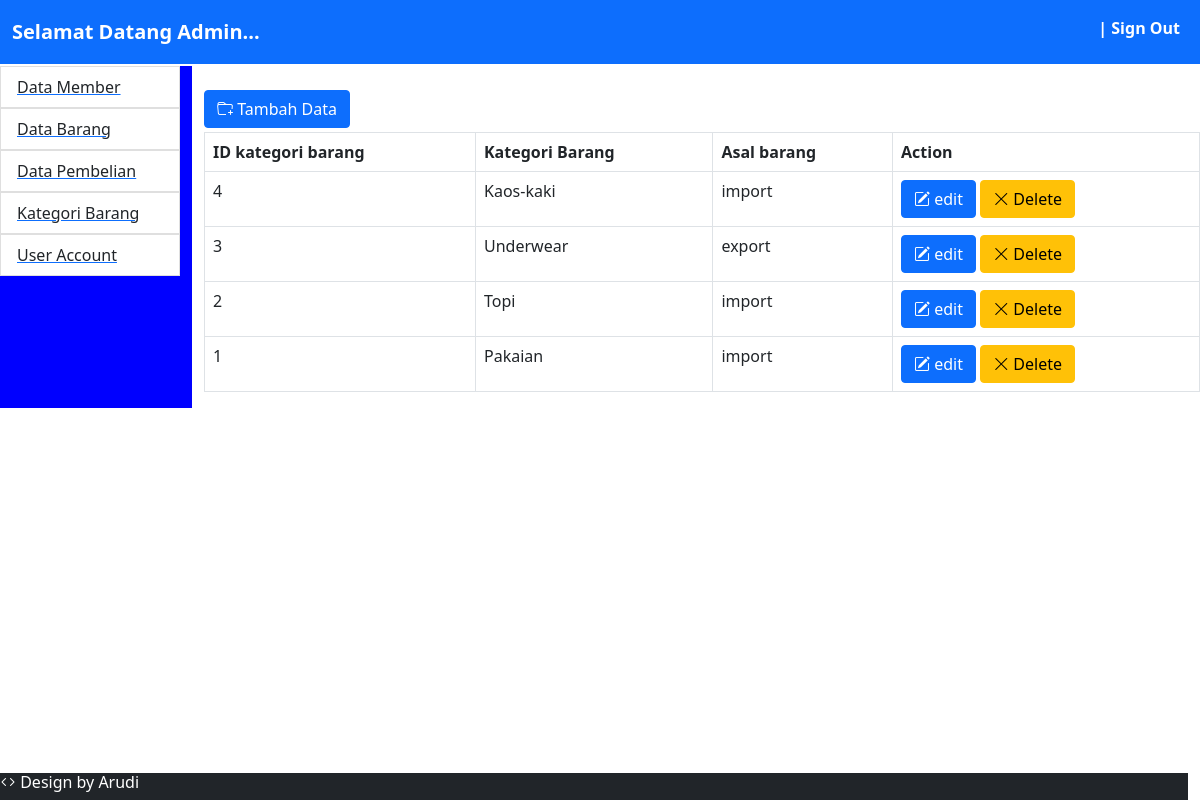
The page /admin/home.php?modul=mod_kt_barang on the database its author committed.
### tables this page shows
CREATE TABLE `tb_submenu` (
  `id_menu` int(100) NOT NULL,
  `nama_submenu` varchar(100) NOT NULL,
  `folder_submenu` varchar(100) NOT NULL,
  `is_active` tinyint(100) NOT NULL
);

CREATE TABLE `tb_kt_barang` (
  `id_kt_barang` int(100) NOT NULL,
  `kategori_barang` varchar(100) NOT NULL,
  `made_from` varchar(50) NOT NULL
);

### admin/mod_kt_barang/index.php (the view, shortened to what this page needs)
<?php
include_once ('menuCtrl.php');
if(!isset($_GET['act'])){
?>
<a href="?modul=mod_kt_barang&act=add" class="btn btn-primary btn-xs mb-1"> <i class="bi bi-folder-plus "> </i> Tambah Data </a>
<table class="table table-bordered ">
    <tr>
        <th> ID kategori barang</th>
        <th> Kategori Barang </th>
        <th> Asal barang </th>
        <th> Action </th>
    </tr>
    <?php
    $qry_dt_member= mysqli_query($connect_db,"select * from tb_kt_barang order by id_kt_barang DESC")or die("gagal akses tabel tb_kt_barang".mysqli_error($connect_db));
    while($row = mysqli_fetch_array($qry_dt_member)){
    ?>
    <tr>
        <td><?php echo $row['id_kt_barang'];?></td>
        <td><?=$row['kategori_barang']; ?></td>
        <td><?=$row['made_from']; ?></td>
        <td>
            <div class="d-grid gap-1 d-md-block">
            <a href="?modul=mod_kt_barang&act=edit&id=<?= $row['id_kt_barang']; ?>" class="btn btn-xs btn-primary"> <i class="bi bi-pencil-square" > </i> edit </a>
            <a href="?modul=mod_kt_barang&act=delete&id=<?= $row['id_kt_barang']; ?>" class="btn btn-xs btn-warning "> <i class="bi bi-x-lg"></i> Delete</a>
            </div>
      </td>
    </tr>
    <?php
    }
    ?>
</table>
<?php
}else if (isset($_GET['act']) && ($_GET['act']== "add")){
?>
<div class="row">
    <h3><?php echo $judul; ?></h3>
    <form action="mod_kt_barang/menuCtrl.php?modul=mod_kt_barangf&act=save" method="post">
    <div class="row pt-2">
    <div class="col-md-2">
    <label for="username" class="form-label" name="id_kat_barang"> ID Kategori Barang </label>
  </div>
  <div class="col-md-5">
    <input type="text "name="id_kat_barang" class="form-control">
    </div>
    <div class="col-md-1"></div>
    </div>
    <div class="row pt-2">
    <div class="col-md-2">
    <label for="username" class="form-label" name="kat_barang" > Kategori Barang  </label>
  </div>
  <div class="col-md-5">
    <input type="text "name="kat_barang" class="form-control">
    </div>
    <div class="col-md-1"></div>
    </div>
    <div class="row pt-2">
    <div class="col-md-2">
  </div>
  <div class="col-md-5">
   <input type="checkbox" name="ck_aktif"/> import
    </div>
    <div class="col-md-1"></div>
    </div>
    <div class="row pt-2">
    <div class="col-md-2">
   </div>
    <div class="col-md-5">
    <div class="d-grid gap-2 d-md-block">
    <button class="btn btn-secondary" type="reset" ><i class="bi bi-x" name="reset" > </i> Batal </button>
    <a href="?modul=mod_kt_barang" type="cancel" class="btn btn-warning"><i class="bi bi-arrow-left-circle-fill"></i> Kembali</a>
    <button class="btn btn-primary" type="submit"><i class="bi bi-download" name="simpan" ></i> Simpan </button>
    </div>
    <div class="col-md-1"></div>
    </div>
    </div>
    </form>
  </div>
</div>
<?php
}
?>

### admin/menu.php
<?php
        $qry_menu = mysqli_query($connect_db,"select * from tb_submenu") or die ("view menu").mysqli_error($connect_db);
        while($row = mysqli_fetch_array($qry_menu)){
       ?>
       <a href="?modul=<?php echo $row['folder_submenu']?>">
           <li class="list-group-item"><?php echo $row['nama_submenu'];?></li>
        </a>
            <?php } ?>

### rows shown on the page
tb_submenu: nama_submenu "Data Member"
tb_submenu: nama_submenu "Data Barang"
tb_submenu: nama_submenu "Data Pembelian"
tb_submenu: nama_submenu "Kategori Barang"
tb_submenu: nama_submenu "User Account"
tb_kt_barang: id_kt_barang "4", kategori_barang "Kaos-kaki", made_from "import"
tb_kt_barang: id_kt_barang "3", kategori_barang "Underwear", made_from "export"
tb_kt_barang: id_kt_barang "2", kategori_barang "Topi", made_from "import"
tb_kt_barang: id_kt_barang "1", kategori_barang "Pakaian", made_from "import"
